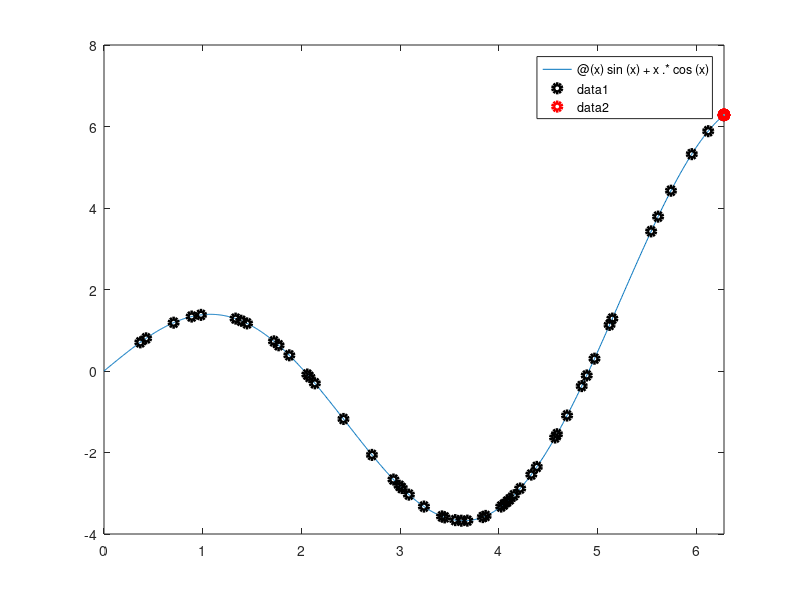

The MATLAB source for this figure:
clear,clc,close all

f = @(x) sin(x) + x .* cos(x);   % 函式表示式
fplot(f, [0, 2*pi])             % 畫出函式影象

N = 50;                          % 種群上限
ger = 100;                       % 迭代次數
L = 5;                           % 基因長度
pc = 0.8;                        % 交叉概率
pm = 0.1;                        % 變異概率
dco = [10000; 1000; 100; 10 ;1]; % 解碼器
dna = randi([0, 9], [N, L]);     % 基因
x = dna * dco / 99999 * 2 * pi;  % 對初始種群解碼

hold on
plot(x, f(x),'ko','linewidth',3) % 畫出初始解的位置

x1 = zeros(N, L);                % 初始化子代基因，提速用
x2 = x1;                         % 同上
x3 = x1;                         % 同上
fi = zeros(N, 1);                % 初始化適應度，提速

for epoch = 1: ger               % 進化代數為100
    for i = 1: N                 % 交叉操作
        if rand < pc
           d = randi(N);            % 確定另一個交叉的個體
           m = dna(d,:);            % 確定另一個交叉的個體
           d = randi(L-1);          % 確定交叉斷點
           x1(i,:) = [dna(i,1:d), m(d+1:L)];  % 新個體 1        
           x2(i,:) = [m(1:d), dna(i,d+1:L)];  % 新個體 2
        end
    end
    x3 = dna;
    for i = 1: N                           % 變異操作
        if rand < pm
            x3(i,randi(L)) = randi([0, 9]);
        end
    end
    dna = [dna; x1; x2; x3];               % 合併新舊基因
    fi = f(dna * dco / 99999 * 2 * pi);    % 計算適應度，容易理解
    dna = [dna, fi];
    dna = flipud(sortrows(dna, L + 1));    % 對適應度進行排名
    while size(dna, 1) > N                 % 自然選擇
        d = randi(size(dna, 1));           % 排名法
        if rand < (d - 1) / size(dna, 1)
            dna(d,:) = [];
            fi(d, :) = [];
        end
    end
    dna = dna(:, 1:L);
end
x = dna * dco / 99999 * 2 * pi;            % 對最終種群解碼
plot(x, f(x),'ro','linewidth',3)           % 畫出最終解的位置
disp(['最優解為x=',num2str(x(1))]);
disp(['最優值為y=',num2str(fi(1))]);